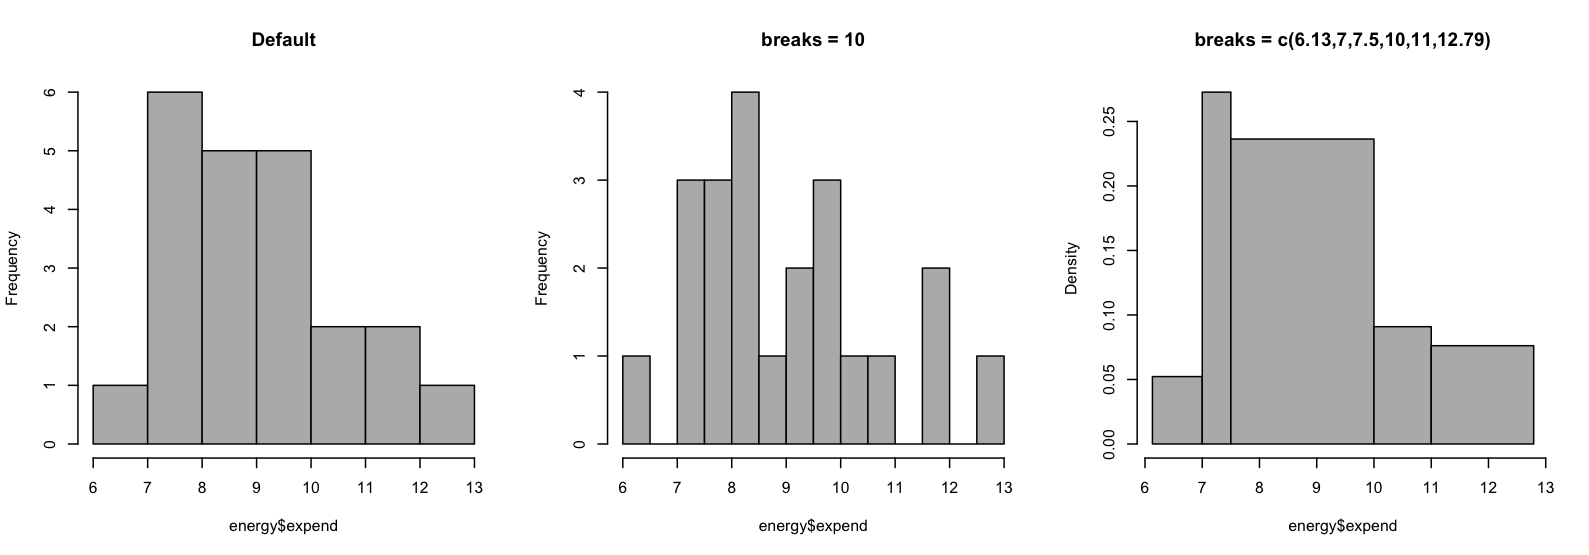

Write R code to recreate this figure.
par(mfrow = c(1,3))
hist(energy$expend,main = "Default",col = "darkgrey")
hist(energy$expend,breaks = 10,main = "breaks = 10",col = "darkgrey")
hist(energy$expend,breaks = c(6.13,7,7.5,10,11,12.79),main = "breaks = c(6.13,7,7.5,10,11,12.79)",col = "darkgrey")
